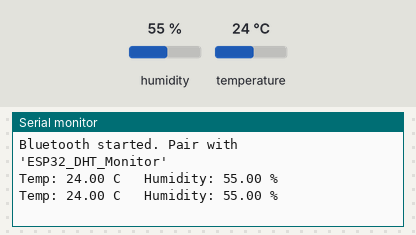
This sketch was run on a simulated ESP32. Shown: the last lines printed to the serial monitor. The test bench sets the inputs (shaded band); at power-on: humidity 55 %, temperature 24 °C. Nothing arrives over Bluetooth unless stated.

Above: at 4.8 s.
4.9 s: humidity set to 22 %
At 7.3 s:
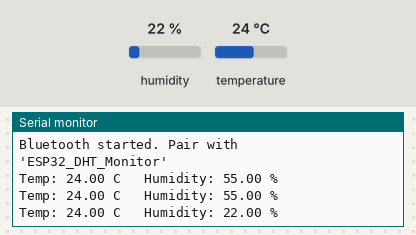
7.9 s: temperature set to 12 °C
At 8.5 s:
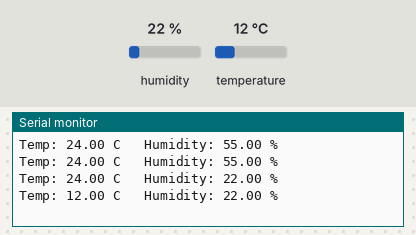
10.9 s: humidity set to 40 %
At 13.3 s:
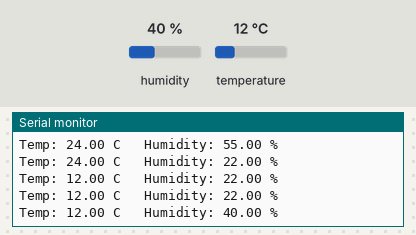
Timing chart, 0 to 14.8 s (numbered marks = the images above; inputs shaded):
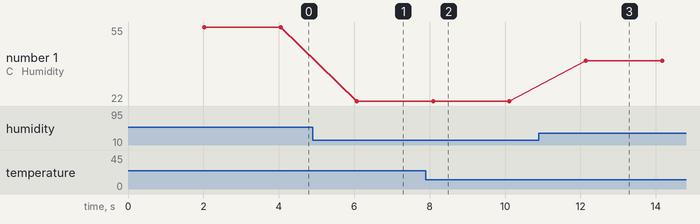

The sketch:

DHT11_BC.ino
```cpp
// Activity #3
// 3.3 DHT11 Monitoring Using BT Serial App (ESP32)

#include "BluetoothSerial.h"
#include <DHT.h>

#if !defined(CONFIG_BT_ENABLED) || !defined(CONFIG_BLUEDROID_ENABLED)
#error Bluetooth is not enabled! Enable it in "Tools -> Partition Scheme"
#endif

BluetoothSerial SerialBT;

#define DHTPIN 4        // D4 - DHT11 data pin
#define DHTTYPE DHT11

DHT dht(DHTPIN, DHTTYPE);

void setup() {
  Serial.begin(115200);
  SerialBT.begin("ESP32_DHT_Monitor");  // Bluetooth device name shown in app
  dht.begin();

  Serial.println("Bluetooth started. Pair with 'ESP32_DHT_Monitor'");
}

void loop() {
  delay(2000);  // DHT11 needs ~2s between reads

  float humidity = dht.readHumidity();
  float temperature = dht.readTemperature();

  if (isnan(humidity) || isnan(temperature)) {
    SerialBT.println("Failed to read from DHT sensor!");
    Serial.println("Failed to read from DHT sensor!");
    return;
  }

  String reading = "Temp: " + String(temperature) + " C   Humidity: " + String(humidity) + " %";
  SerialBT.println(reading);
  Serial.println(reading);
}
```

Measured:
- after the input at 4.9 s, the serial monitor: prints a new line after 1.2 s (image 1)
- after the input at 7.9 s, the serial monitor: prints a new line after 0.19 s (image 2)
- after the input at 10.9 s, the serial monitor: prints a new line after 1.2 s (image 3)
- plotted number 1: 55 → 22 after the input at 4.9 s, 22 → 40 after the input at 10.9 s
